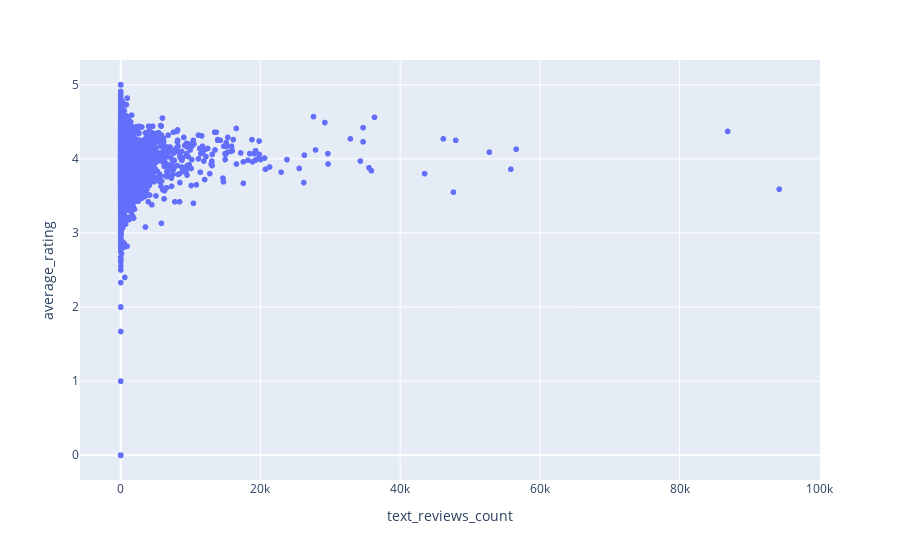

Source (notebook cell):
### Markdown cell above
We see that most text review count per book are the ones below 500, roughly speaking.

### Code cell
fig5 = px.scatter(df_da, x="text_reviews_count", y="average_rating")
fig5.show()
#The vast majority of books don't have a lot of ratings or text reviews but there is some high extremes that influences the mean.
# df_da.nlargest(10, 'text_reviews_count') #Lets look at the higher number of text review
# df_da.nlargest(10, 'ratings_count') #Lest look at the higher number of text review
print('The correlation between ratings_count and text_reviews_count is',df['ratings_count'].corr(df['text_reviews_count'], method="spearman"))
print('The correlation between average_rating and text_reviews_count is',df['average_rating'].corr(df['text_reviews_count'], method="spearman"))

### Figure 1 — Plotly figure (JSON) as saved in the notebook; plotly's stock layout.template omitted (floating-point values rounded to 4 significant figures; data arrays with more than 128 entries replaced by an {"elided": "..."} marker saying what was removed)
{"data": [{"hovertemplate": "text_reviews_count=%{x}<br>average_rating=%{y}<extra></extra>", "legendgroup": "", "marker": {"color": "#636efa", "symbol": "circle"}, "mode": "markers", "name": "", "showlegend": false, "type": "scattergl", "x": {"elided": "11115 int values"}, "xaxis": "x", "y": {"elided": "11115 float values"}, "yaxis": "y"}], "layout": {"legend": {"tracegroupgap": 0}, "margin": {"t": 60}, "xaxis": {"anchor": "y", "domain": [0, 1], "title": {"text": "text_reviews_count"}}, "yaxis": {"anchor": "x", "domain": [0, 1], "title": {"text": "average_rating"}}}}
